Frame 1 (no input): blank canvas, image omitted
Frame 60 (the mouse pressed at the canvas centre just before this capture): blank canvas, image omitted
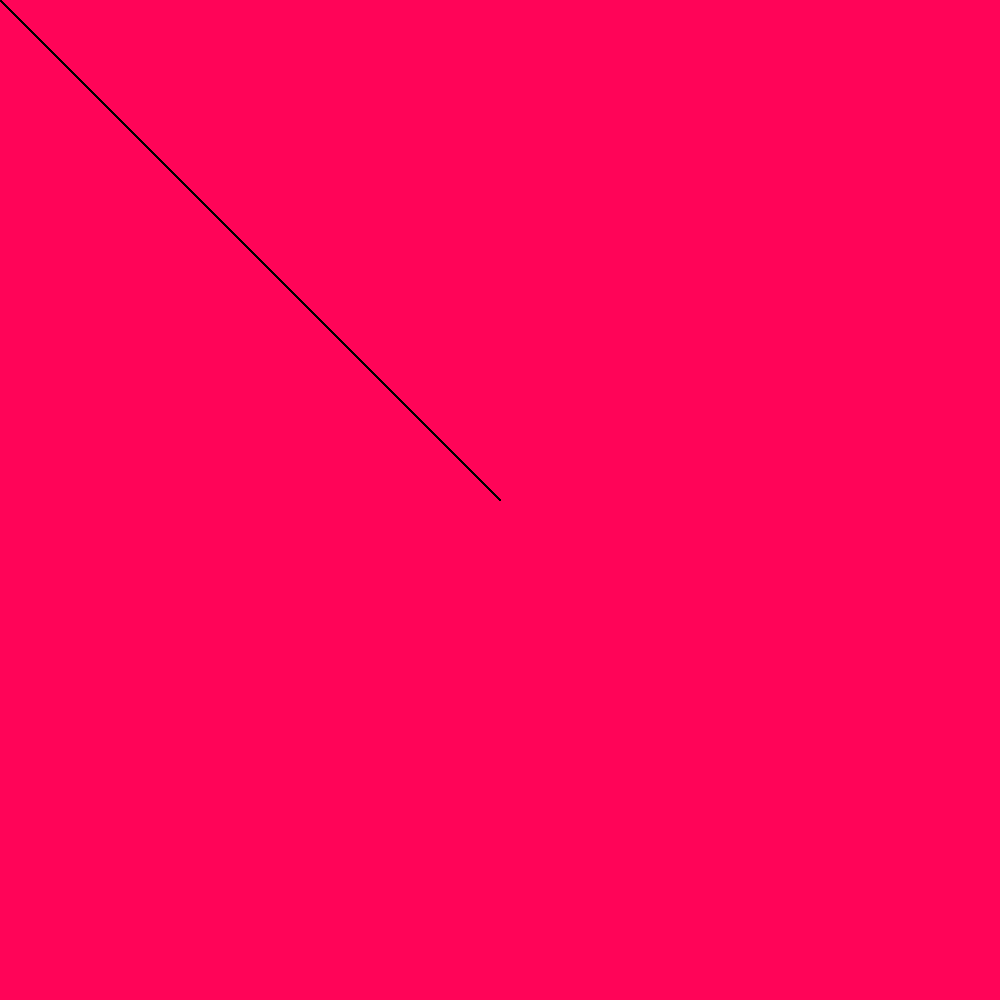
Frame 120 (the mouse held since frame 60 and released just before this capture)

The Processing sketch whose frames 1 and 60 were blank and that drew this single picture after the mouse press (run headless with seeded random() and noise(); from frame 60 on, the mouse is pressed at the canvas centre):

// Processing sketch: sketch_150826a
// ── sketch_150826a.pde
// Cole Richardson
// Collision Detection

// Setup runs once
void setup() {
  size(1000,1000);
  background(255,4,88);
 }

// Draw is a loop
void draw() {
  line(100,100,mouseX,mouseY);
}
